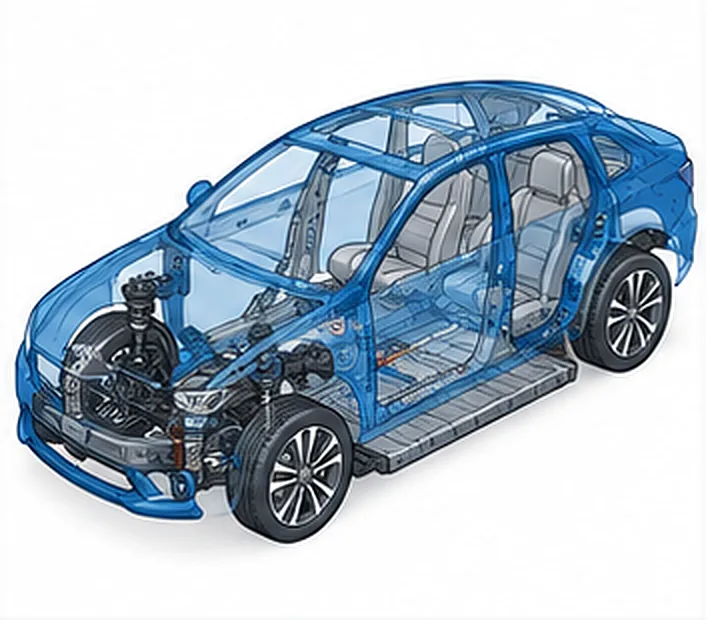
#> input picture auto-steel-map/img/01.webp, 708 x 620 px
$ python -i add_episode.py   (imports and definitions only)
#> lines starting #> are read from the running program, lines starting #| are printed output that depends on the picture
#!/usr/bin/env python3
"""스틸가챠s 웹툰 한 화를 steel-grade-gacha 앱에 올린다.

하는 일
  1. 컷 그림을 순서대로 webtoon/epNN-1.webp ... 로 저장 (폭 1000px 이하, WebP)
  2. 목록용 썸네일 webtoon/th-epNN.webp 생성
  3. src/app_tpl.html 의 TOON 목록 맨 끝에 화 정보를 추가 (이미 있으면 --replace 일 때만 교체)
  4. sw.js 캐시 버전을 하나 올림
  5. src/build.sh 로 index.html 을 다시 만듦

쓰는 법
  python3 add_episode.py --app /path/to/steel-grade-gacha --ep 4 --title "우산" \
      컷1.png 컷2.png ... 컷8.png
  특별편: --ep 대신 --special 1  (목록에는 '특별편', 파일은 sp01-1.webp …)
  선택: --date 2026.10.28 (기본 오늘) --thumb 6 (썸네일로 쓸 컷 번호, 기본 2)
        --replace (같은 화를 다시 올릴 때) --no-build
"""
import argparse, datetime, json, re, subprocess, sys
from pathlib import Path

from PIL import Image

MAX_W = 1000


# [6 lines left out: function save_webp, not called in this run]


def save_thumb(src, dst):
    # 목록 칸(76x64)에 맞춰 가운데 부분을 잘라 낸다
#> called with src = '../../../auto-steel-map/img/01.webp', dst = 'out.png'
    im = Image.open(src).convert("RGB")
#> im is the input picture: PIL image 708x620 RGB; mean R, G, B 175, 189.5, 201.9
    w, h = im.size
#> w = 708; h = 620
    cw = int(w * 0.8)
#> cw = 566
    ch = int(cw * 64 / 76)
#> ch = 476
    x0, y0 = (w - cw) // 2, max(0, (h - ch) // 2)
#> x0 = 71; y0 = 72
    im.crop((x0, y0, x0 + cw, y0 + ch)).resize((240, round(240 * 64 / 76)), Image.LANCZOS) \
      .save(dst, "WEBP", quality=80)
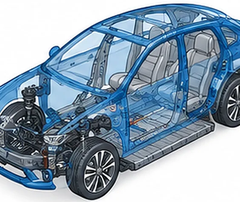
#> saved as out.png: PIL image 240x202 RGB; mean R, G, B 139, 159.5, 176.9


# [93 lines left out: functions entry_js, find_entry, main, not called in this run]


# [2 lines not run here, left out]

>>> result = save_thumb('../../../auto-steel-map/img/01.webp', 'out.png')

$ run again, on auto-steel-map/img/03.webp
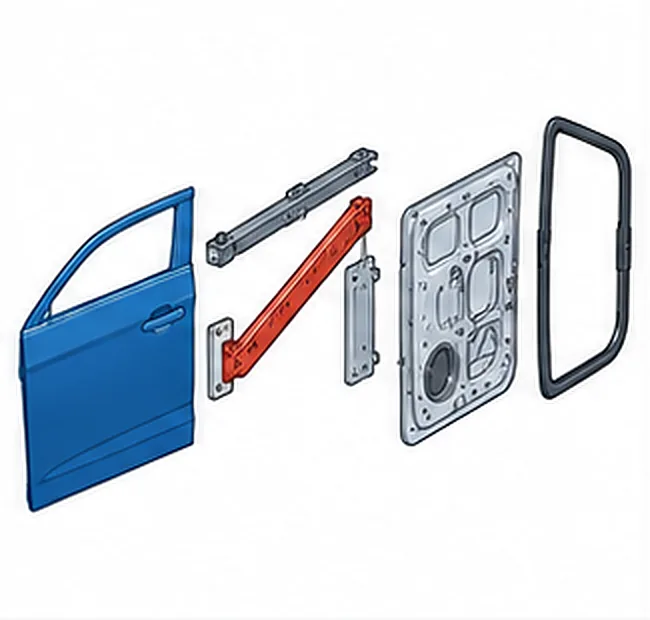
#> input picture auto-steel-map/img/03.webp, 650 x 620 px
#> in save_thumb, im is the input picture: PIL image 650x620 RGB; mean R, G, B 216.7, 222.2, 228.8
#> in save_thumb, `im.crop((x0, y0, x0 + cw, y0 + ch)).resize((240, round(240 * 64 / 76))..`:
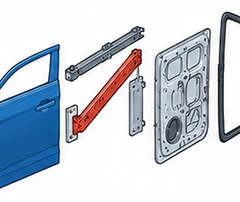
#> saved as out.png: PIL image 240x202 RGB; mean R, G, B 200, 207.1, 216.2

$ run again, on auto-steel-map/img/04.webp
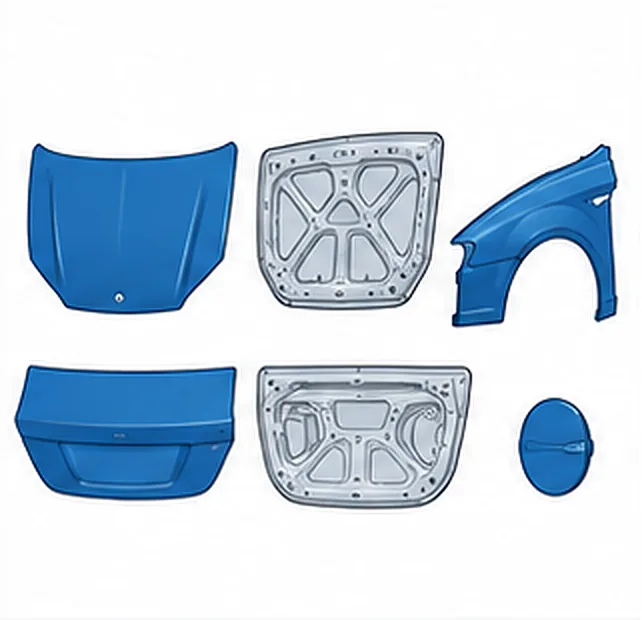
#> input picture auto-steel-map/img/04.webp, 642 x 620 px
#> in save_thumb, im is the input picture: PIL image 642x620 RGB; mean R, G, B 198.1, 213.9, 228.2
#> in save_thumb, `im.crop((x0, y0, x0 + cw, y0 + ch)).resize((240, round(240 * 64 / 76))..`:
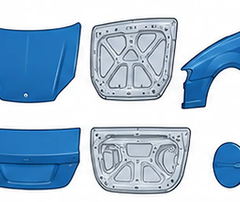
#> saved as out.png: PIL image 240x202 RGB; mean R, G, B 169.3, 192.8, 214

$ run again, on auto-steel-map/img/05.webp
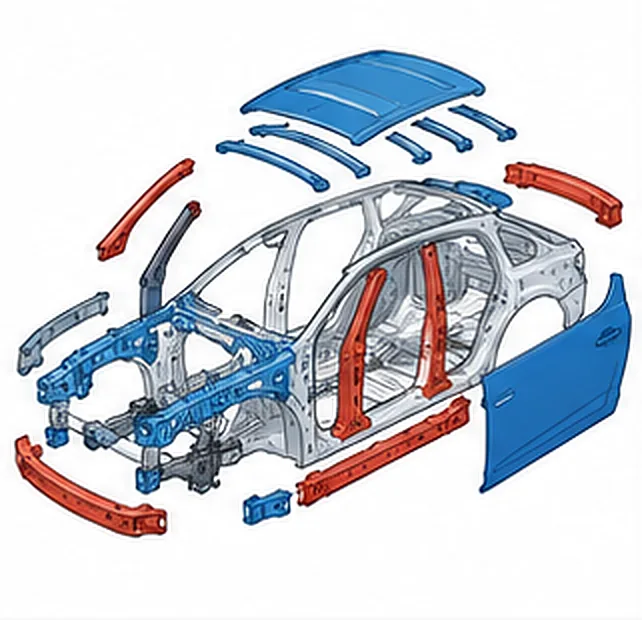
#> input picture auto-steel-map/img/05.webp, 642 x 620 px
#> in save_thumb, im is the input picture: PIL image 642x620 RGB; mean R, G, B 204.2, 208.4, 216.1
#> in save_thumb, `im.crop((x0, y0, x0 + cw, y0 + ch)).resize((240, round(240 * 64 / 76))..`:
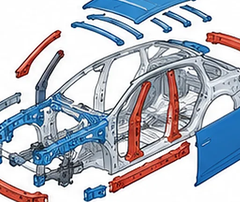
#> saved as out.png: PIL image 240x202 RGB; mean R, G, B 180.6, 185, 195.2
